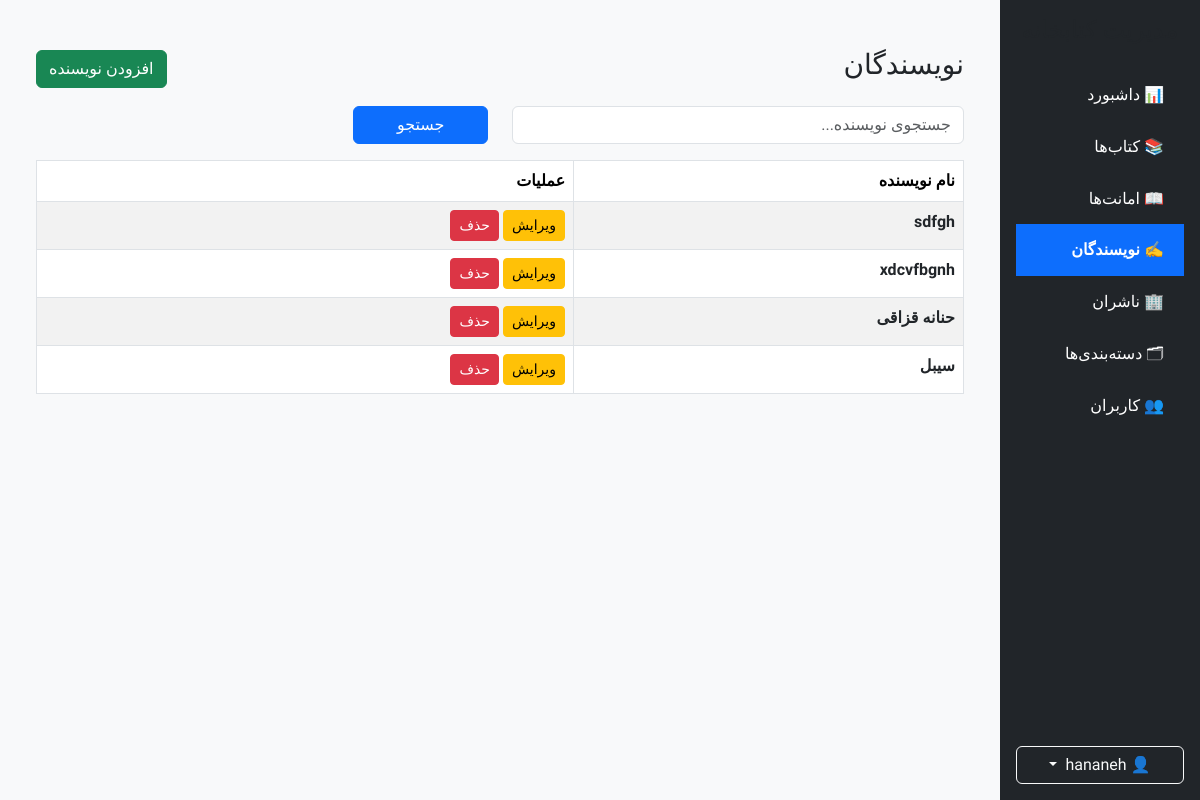
The app's page /dashboard/authors/ (signed in), older data.
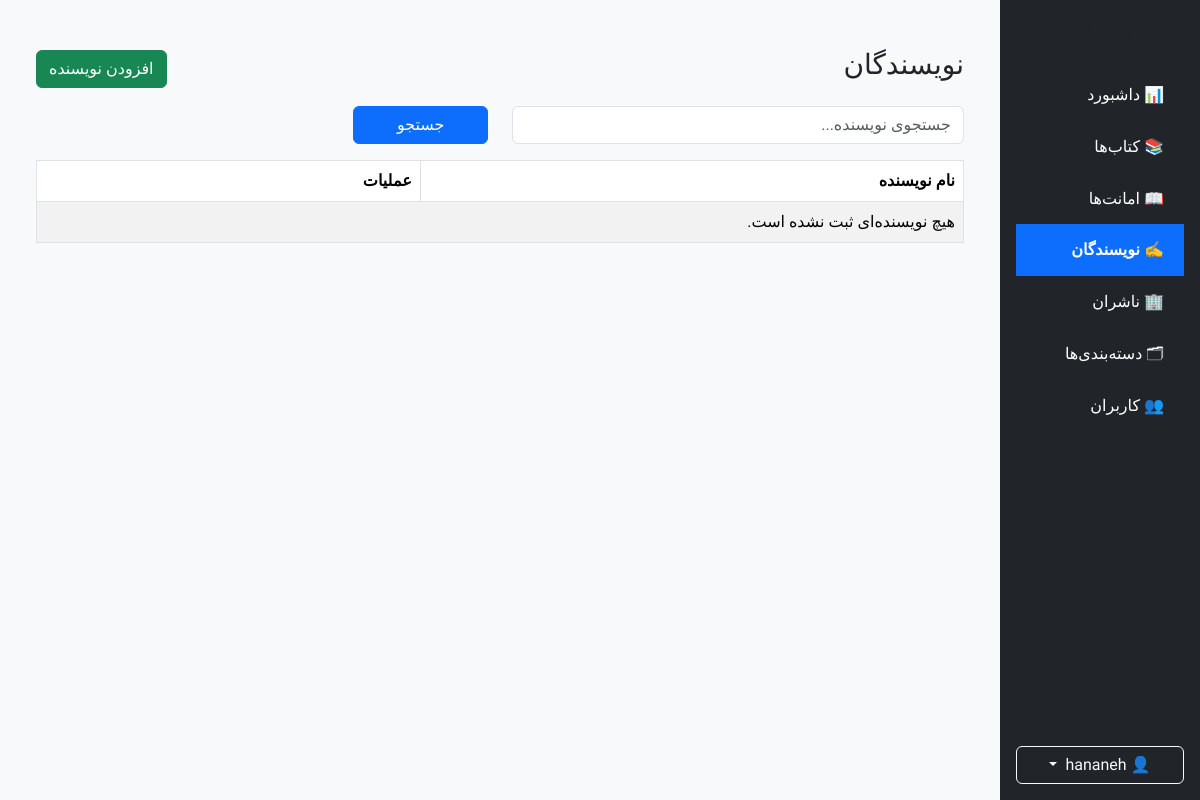
The same page, newer data.
### books/models.py (models this page shows, shortened)
class Author(BaseModel):
    full_name = models.CharField(
        max_length=150,
        unique=True,
        verbose_name="نام نویسنده"
    )
    class Meta:
        verbose_name = "نویسنده"
        verbose_name_plural = "نویسندگان"
        ordering = ["full_name"]

### books/views.py (the view)
# urls.py: path("dashboard/authors/",views.AdminAuthorListView.as_view(),name="admin-author-list",),
class AdminAuthorListView(SuperUserRequiredMixin,ListView,):
    model = Author
    template_name = "books/admin/author_list.html"
    context_object_name = "authors"
    paginate_by = 10
    def get_queryset(self):
        queryset = Author.objects.all()
        search = self.request.GET.get("search")
        if search:
            queryset = queryset.filter(
                full_name__icontains=search,)
        return queryset
    def get_context_data(self, **kwargs):
        context = super().get_context_data(**kwargs)
        context["sidebar"] = "author"
        return context

### core/mixins.py (called while the page is built)
    def test_func(self):
        return self.request.user.is_superuser

### books/templates/books/admin/author_list.html
{% extends "shared/_admin_layout.html" %}
{% block sidebar %}
    {% include "shared/_admin_sidebar.html" %}
{% endblock %}
{% block content %}
<div class="container mt-4">
    <div class="d-flex justify-content-between align-items-center mb-3">
        <h3>نویسندگان</h3>
        <a href="{% url 'author-create' %}" class="btn btn-success">
            افزودن نویسنده
        </a>
    </div>
    <form method="get" class="mb-3">
        <div class="row">
            <div class="col-md-6">
                <input
                    type="text"
                    name="search"
                    class="form-control"
                    placeholder="جستجوی نویسنده..."
                    value="{{ request.GET.search }}"
                >
            </div>
            <div class="col-md-2">
                <button class="btn btn-primary w-100">
                    جستجو
                </button>
            </div>
        </div>
    </form>
    <table class="table table-bordered table-striped">
        <thead>
        <tr>
            <th>نام نویسنده</th>
            <th>عملیات</th>
        </tr>
        </thead>
        <tbody>
        {% for author in authors %}
            <tr>
                <td><a href="{% url 'author-detail' author.pk %}" class="text-dark fw-semibold text-decoration-none">{{ author.full_name }}</a></td>
                <td>
                    <a href="{% url 'author-update' author.id %}"
                       class="btn btn-warning btn-sm">
                        ویرایش
                    </a>
                    <a href="{% url 'author-delete' author.id %}"
                       class="btn btn-danger btn-sm">
                        حذف
                    </a>
                </td>
            </tr>
        {% empty %}
            <tr>
                <td colspan="2">
                    هیچ نویسنده‌ای ثبت نشده است.
                </td>
            </tr>
        {% endfor %}
        </tbody>
    </table>
</div>
{% endblock %}

Row changes from the older to the newer data that the page shows:
removed Author: full_name "sdfgh"
removed Author: full_name "xdcvfbgnh"
removed Author: full_name "حنانه قزاقی"
removed Author: full_name "سیبل"
Text that changed along with them:
text now shown: "هیچ نویسنده‌ای ثبت نشده است."
